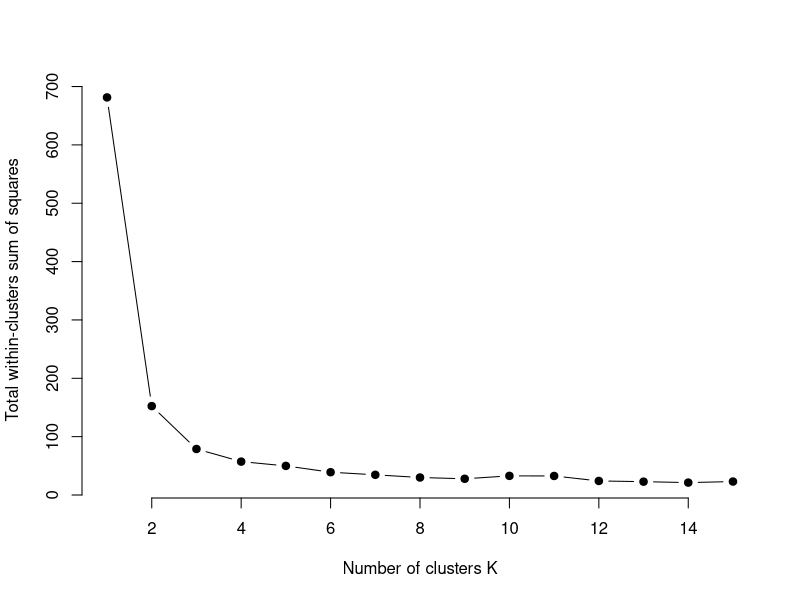
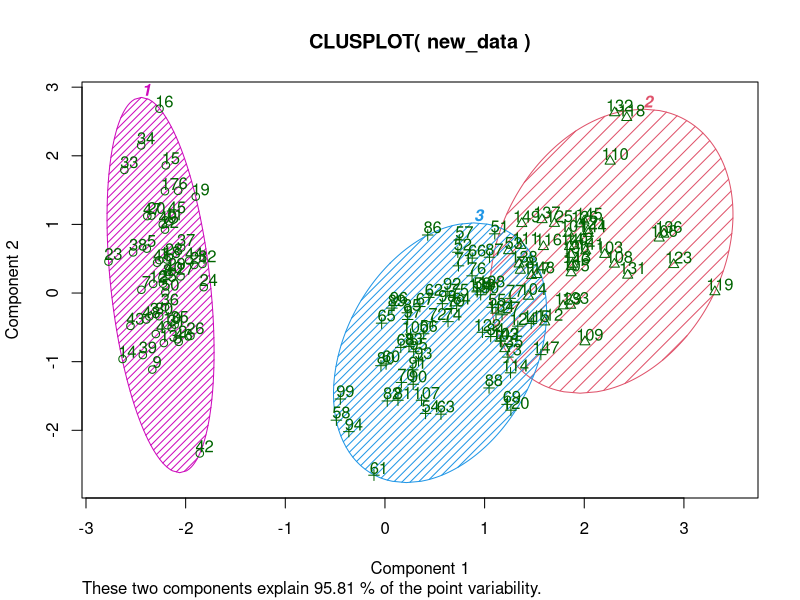

These charts were generated, in order, by the following R code:
# Read data 
data("iris") 
names(iris) 
new_data <- subset(iris, select=c(-Species)) 
head(new_data) 
cl <- kmeans(new_data, 3) 
cl 
  
  data <- new_data 
  # Calculate the total within-cluster sum of squares (WSS) for different values of k 
  wss <- sapply(1:15, function(k){kmeans(data,k)$tot.withinss}) 
  wss 
  
  # To visualize how WSS changes with dfferent vlaues of kkk and find the "elbow"  
  #(the optimal number of cluster) 
  plot(1:15, wss, type="b", pch=19, frame=FALSE,xlab="Number of clusters K",ylab="Total within-clusters sum of squares") 
  
  library(cluster) 
  clusplot(new_data, cl$cluster,  color=TRUE, shade=TRUE, labels=2, lines=0)
  
  # To display the cluster assignments for each data point in the new_data dataset 
  cl$cluster 
  
  # To disply the centroid of the clusters 
  cl$centers 